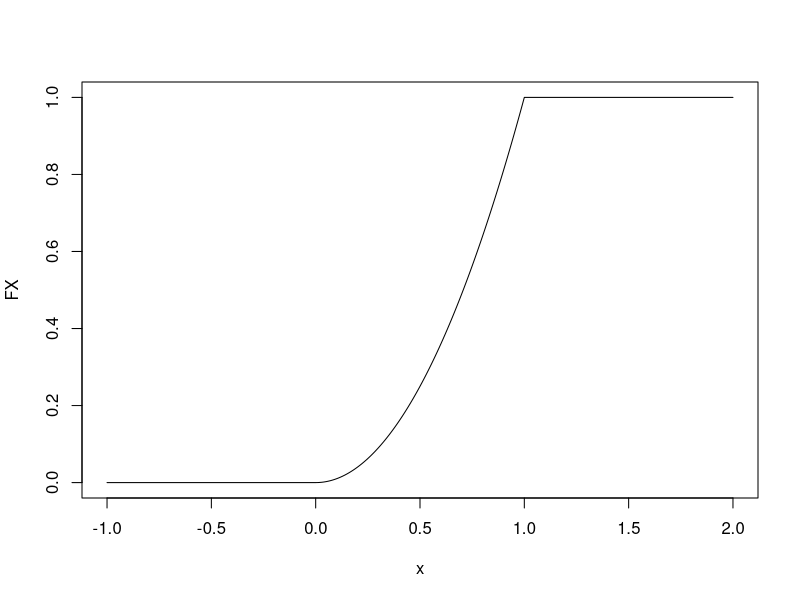
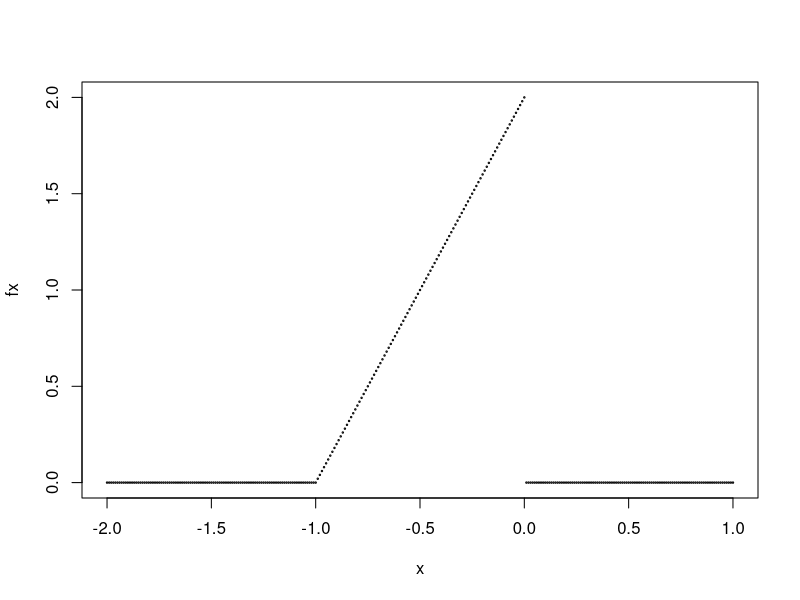
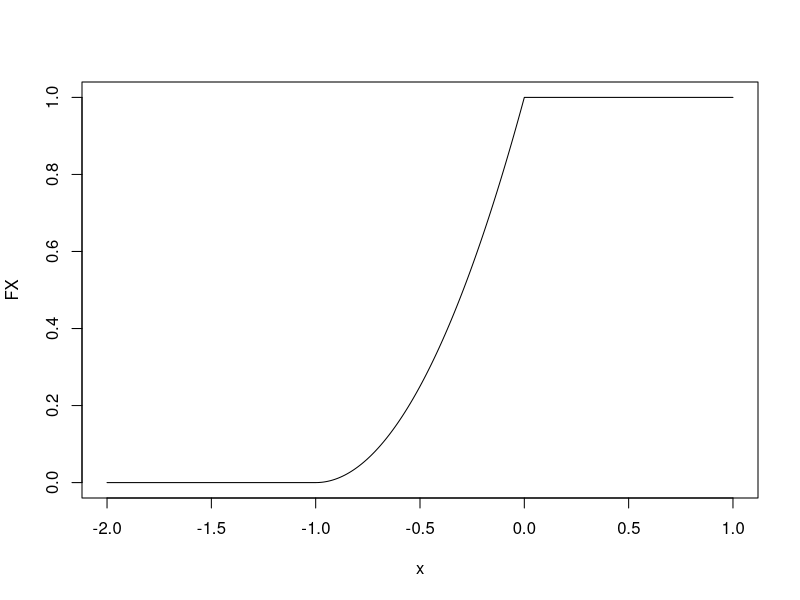
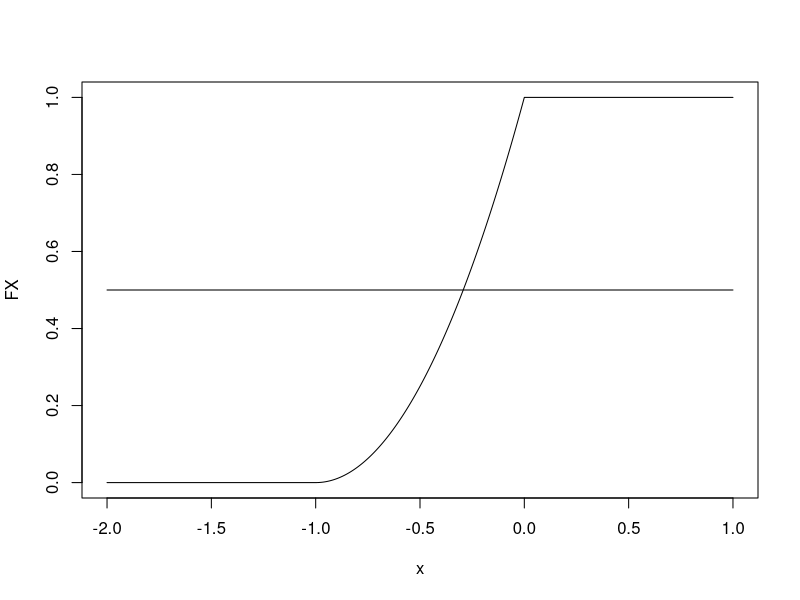
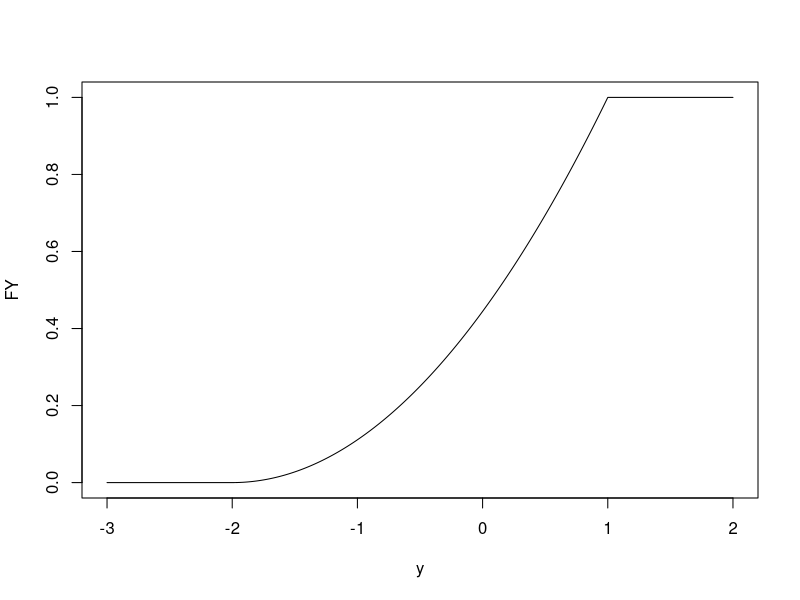
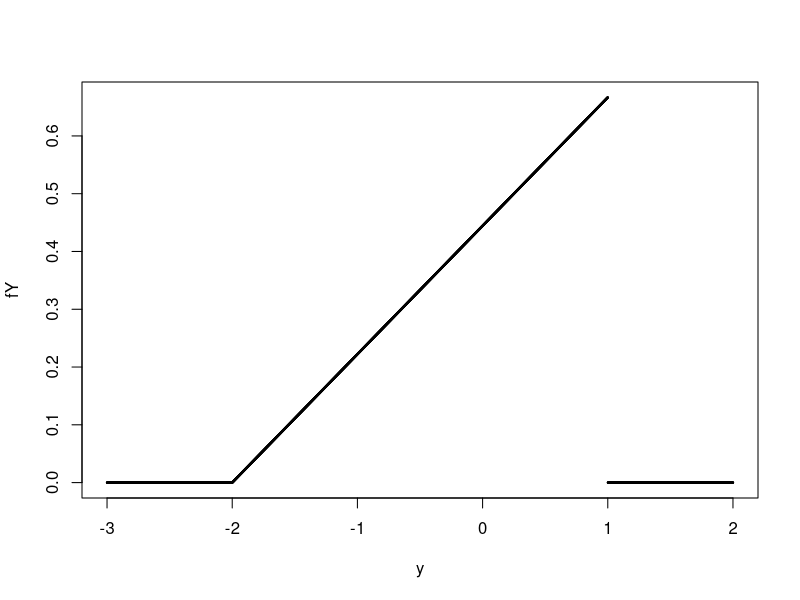
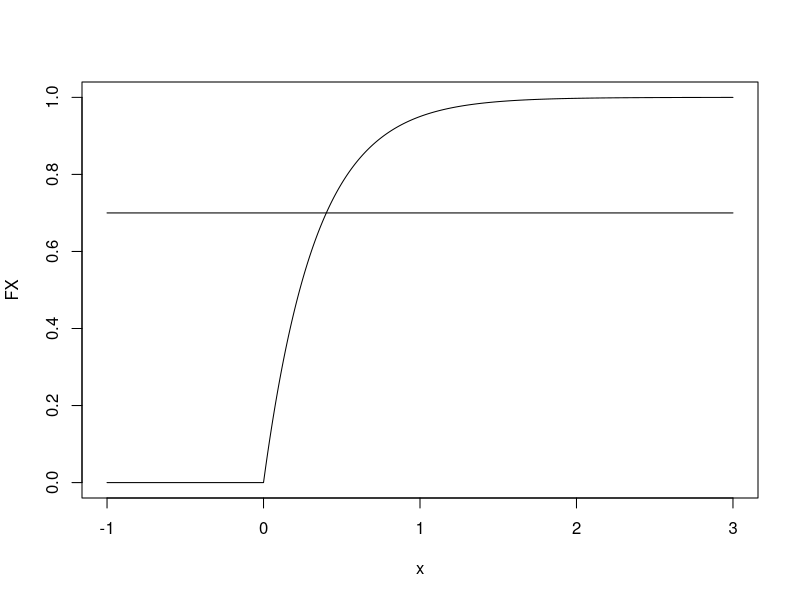

Generate these figures, in order, with R:
# ......................................................................................
# .........................Cvičení 4 - Spojitá náhodná veličina.........................
# ..................Martina Litschmannová, Adéla Vrtková, Michal Béreš..................
# ......................................................................................

# Nezobrazuje-li se vám text korektně, nastavte File \ Reopen with Encoding... na UTF-8
# Pro zobrazení obsahu skriptu použijte CTRL+SHIFT+O
# Pro spouštění příkazů v jednotlivých řádcích použijte CTRL+ENTER

# **Obsah tohoto skriptu je pouze jako doplňující ilustrace k cvičení, není nutno znát
# ke zkoušce. Důležité je to umět spočítat ručně.**
# * Numerická integrace v Rku ####
# Rkovská funkce **integrate**
# integrate(f, a, b) = $\int_{a}^{b}f(x)dx$
# - **f** je Rková funkce (námi definovaná) která má jeden vstupní argument - vektor
# hodnot ve kterém má vrátit své hodnoty
# - **a** dolní integrační mez
# - **b** horní integrační mez


f <- function(x) {
    return(x * x)
} # x^2
a <- -1
b <- 2
integrate(f, a, b)


#  Příklady ####
# * Příklad 1. ####
# Náhodná veličina X má distribuční funkci
# $F(x)=\begin{cases}
# 0    &      x \leq 0 \\
# cx^2 &  0 < x \leq 1 \\
# 1    &  1 < x
# \end{cases}$
# Jaké hodnoty může nabývat konstanta c?


# derovací F(x) získáme hustotu pravd. f(x)
# příslušná hustota pravděpodobnosti na intrvalu <0,1>
f <- function(x) {
    return(2 * x)
} # f(x) = 2x
a <- 0
b <- 1
integrate(f, a, b)$value


# c = 1, proto distribuční funkce vypadá takto:
F.dist <- function(x) {
    res <- x * x # x^2
    res[x <= 0] <- 0 # 0 pro x<=0
    res[x > 1] <- 1 # 1 pro x>1
    return(res)
}


x <- seq(from = -1, to = 2, by = 0.01) # body na ose x
FX <- F.dist(x) # hodnoty F(x)
plot(x, FX, type = "l") # vykreslit jako čáru


# * Příklad 2. ####
# Rozdělení náhodné veličiny X je dáno hustotou
# $f(x)=\begin{cases}
# 2x+2 & x \in <-1;0> \\
# 0    & x \notin <-1;0>
# \end{cases}$
# Určete:
# ** 2. a) ####
# $F(x)$,


f.dens <- function(x) {
    res <- 2 * x + 2
    # pozor na x<-1 protože '<-' je v rku přiřazení
    res[x < -1] <- 0 # 0 pro x<=0
    res[x > 0] <- 0 # 1 pro x>1
    return(res)
}


x <- seq(from = -2, to = 1, by = 0.01) # body na ose x
fx <- f.dens(x) # hodnoty f(x)
plot(x, fx, cex = 0.2) # vykreslit tečky (cex je velikost)


F.dist <- function(x) {
    res <- x * x + 2 * x + 1 # x^2+2x+1
    res[x < -1] <- 0 # 0 pro x<=0
    res[x > 0] <- 1 # 1 pro x>1
    return(res)
}


x <- seq(from = -2, to = 1, by = 0.01) # body na ose x
FX <- F.dist(x) # hodnoty f(x)
plot(x, FX, type = "l") # vykreslit tečky (cex je velikost)


# ** 2. b) ####
# P(−2 ≤ X ≤ −0.5), P(−2 ≤ X ≤ −1), P(X > 0.5), P(X = 0.3)


# P(−2 ≤ X ≤ −0.5)
integrate(f.dens, -2, -0.5)$value
integrate(f.dens, -1, -0.5)$value


# P(−2 ≤ X ≤ −1)
integrate(f.dens, -2, -1)$value


# P(X > 0.5)
integrate(f.dens, 0.5, 1e16)$value # tohle nebude vždy fungovat


# P(X = 0.3)
integrate(f.dens, 0.3, 0.3)$value
# je jasné že tato pravděpodobnost je 0
# odpovídá integrálu s a=b tedy s nulovou velikostí na ose x


# ** 2. c) ####
# střední hodnotu, rozptyl a směrodatnou odchylku náhodné veličiny X.


# E(X)
x_fx <- function(x) {
    fx <- f.dens(x)
    return(x * fx)
}
# integrujeme jen tam kde víme, že je f(x) nenulová
E_X <- integrate(x_fx, -1, 0)$value
E_X
-1 / 3


# E(X^2)
xx_fx <- function(x) {
    fx <- f.dens(x)
    return(x * x * fx)
}
# integrujeme jen tam kde víme, že je f(x) nenulová
E_XX <- integrate(xx_fx, -1, 0)$value
E_XX
1 / 6


# D(X)
D_X <- E_XX - E_X^2
D_X
1 / 18


# sigma(x)
std_X <- sqrt(D_X)
std_X
sqrt(2) / 6


# ** 2. d) ####
# modus $\hat{x}$


# modus = 0


# ** 2. e) ####
# medián $x_{0,5}$


x <- seq(from = -2, to = 1, by = 0.001) # body na ose x
FX <- F.dist(x)
plot(x, FX, type = "l")
lines(c(-2, 1), c(0.5, 0.5))


x[FX >= 0.5][1] # první prvek z x pro který F(x)>=0.5
(-2 + sqrt(2)) / 2


# * Příklad 3. ####
# Náhodná veličina Y je definována jako: Y = 3X+1, kde X je náhodná veličina z
# předcházejícího
# příkladu. Určete:
# ** 3. a) ####
# $F_Y(y)$


FY.dist <- function(y) {
    # spočteno ze vztahu FY(y) = P(Y < y) = P(3X + 1 < y) = ...
    x <- (y - 1) / 3
    FY <- F.dist(x)
    return(FY)
}
y <- seq(from = -3, to = 2, by = 0.001) # body na ose x
FY <- FY.dist(y)
plot(y, FY, type = "l")


# ** 3. b) ####
# $f_Y(y)$


# derivace F_Y
fY.dens <- function(y) {
    res <- 2 / 9 * (y + 2)
    res[y < -2] <- 0 # 0 pro x<-2
    res[y > 1] <- 0 # 1 pro x>1
    return(res)
}
integrate(fY.dens, -2, 1)$value # kontrola celkového integrálu
y <- seq(from = -3, to = 2, by = 0.001) # body na ose x
fY <- fY.dens(y)
plot(y, fY, cex = 0.2)


# ** 3. c) ####
# E(Y), D(Y), σ(Y)


# E(Y)
y_fy <- function(y) {
    fy <- fY.dens(y)
    return(y * fy)
}
# integrujeme jen tam kde víme, že je f(y) nenulová
E_Y <- integrate(y_fy, -2, 1)$value
E_Y
0


# alternativně
E_Y <- 3 * E_X + 1
E_Y


# E(Y^2)
yy_fy <- function(y) {
    fy <- fY.dens(y)
    return(y * y * fy)
}
# integrujeme jen tam kde víme, že je f(y) nenulová
E_YY <- integrate(yy_fy, -2, 1)$value
E_YY
1 / 2


# D(Y)
D_Y <- E_YY - E_Y^2
D_Y
1 / 2


# alternativně
D_Y <- 3^2 * D_X
D_Y


# sigma(Y)
sqrt(D_Y)
sqrt(2) / 2


# * Příklad 4. (není ze sbírky) ####
# Spočtěte $\omega$ takové, aby náhodná veličina X s hustotou pravděpodobnosti:
# $f(x)=\begin{cases}
# 0 & x < 0 \\
# 3e^{-3x}    & x \geq 0
# \end{cases}$
# byla s pravděpodobností 0.3 větší než $\omega$


F.dist <- function(x) {
    res <- 1 - exp(-3 * x)
    res[x < 0] <- 0 # 0 pro x<=0
    return(res)
}


x <- seq(from = -1, to = 3, by = 0.001) # body na ose x
FX <- F.dist(x)
plot(x, FX, type = "l")
lines(c(-1, 3), c(0.7, 0.7))


x[FX >= 0.7][1]


-1 / 3 * log(0.3)
